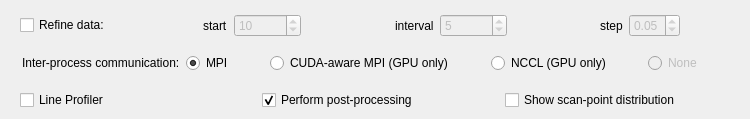
      <widget class="QWidget" name="tab_4">
       <attribute name="title">
        <string>Advanced options 2</string>
       </attribute>
       <widget class="QWidget" name="layoutWidget">
        <property name="geometry">
         <rect>
          <x>20</x>
          <y>10</y>
          <width>660</width>
          <height>31</height>
         </rect>
        </property>
        <layout class="QHBoxLayout" name="horizontalLayout_19">
         <item>
          <widget class="QCheckBox" name="ck_refine_data_flag">
           <property name="text">
            <string>Refine data:</string>
           </property>
          </widget>
         </item>
         <item>
          <spacer name="horizontalSpacer_11">
           <property name="orientation">
            <enum>Qt::Horizontal</enum>
           </property>
           <property name="sizeHint" stdset="0">
            <size>
             <width>18</width>
             <height>20</height>
            </size>
           </property>
          </spacer>
         </item>
         <item>
          <widget class="QLabel" name="label_57">
           <property name="text">
            <string>start</string>
           </property>
          </widget>
         </item>
         <item>
          <widget class="QSpinBox" name="sp_refine_data_start_it">
           <property name="enabled">
            <bool>false</bool>
           </property>
           <property name="maximum">
            <number>100000000</number>
           </property>
           <property name="value">
            <number>10</number>
           </property>
          </widget>
         </item>
         <item>
          <spacer name="horizontalSpacer_12">
           <property name="orientation">
            <enum>Qt::Horizontal</enum>
           </property>
           <property name="sizeHint" stdset="0">
            <size>
             <width>18</width>
             <height>20</height>
            </size>
           </property>
          </spacer>
         </item>
         <item>
          <widget class="QLabel" name="label_58">
           <property name="text">
            <string>interval</string>
           </property>
          </widget>
         </item>
         <item>
          <widget class="QSpinBox" name="sp_refine_data_interval">
           <property name="enabled">
            <bool>false</bool>
           </property>
           <property name="maximum">
            <number>100000000</number>
           </property>
           <property name="value">
            <number>5</number>
           </property>
          </widget>
         </item>
         <item>
          <spacer name="horizontalSpacer_13">
           <property name="orientation">
            <enum>Qt::Horizontal</enum>
           </property>
           <property name="sizeHint" stdset="0">
            <size>
             <width>18</width>
             <height>20</height>
            </size>
           </property>
          </spacer>
         </item>
         <item>
          <widget class="QLabel" name="label_59">
           <property name="text">
            <string>step</string>
           </property>
          </widget>
         </item>
         <item>
          <widget class="QDoubleSpinBox" name="sp_refine_data_step">
           <property name="enabled">
            <bool>false</bool>
           </property>
           <property name="maximum">
            <double>1.000000000000000</double>
           </property>
           <property name="singleStep">
            <double>0.050000000000000</double>
           </property>
           <property name="value">
            <double>0.050000000000000</double>
           </property>
          </widget>
         </item>
        </layout>
       </widget>
       <widget class="QWidget" name="layoutWidget">
        <property name="geometry">
         <rect>
          <x>20</x>
          <y>90</y>
          <width>721</width>
          <height>20</height>
         </rect>
        </property>
        <layout class="QHBoxLayout" name="horizontalLayout_21">
         <item>
          <widget class="QCheckBox" name="ck_profiler_flag">
           <property name="text">
            <string>Line Profiler</string>
           </property>
          </widget>
         </item>
         <item>
          <widget class="QCheckBox" name="ck_postprocessing_flag">
           <property name="text">
            <string>Perform post-processing</string>
           </property>
           <property name="checked">
            <bool>true</bool>
           </property>
          </widget>
         </item>
         <item>
          <widget class="QCheckBox" name="ck_scan_pt_flag">
           <property name="text">
            <string>Show scan-point distribution</string>
           </property>
          </widget>
         </item>
        </layout>
       </widget>
       <widget class="QWidget" name="layoutWidget">
        <property name="geometry">
         <rect>
          <x>22</x>
          <y>50</y>
          <width>680</width>
          <height>26</height>
         </rect>
        </property>
        <layout class="QHBoxLayout" name="horizontalLayout_20">
         <item>
          <widget class="QLabel" name="label_60">
           <property name="text">
            <string>Inter-process communication:</string>
           </property>
          </widget>
         </item>
         <item>
          <widget class="QRadioButton" name="rb_mpi">
           <property name="text">
            <string>MPI</string>
           </property>
           <property name="checked">
            <bool>true</bool>
           </property>
          </widget>
         </item>
         <item>
          <spacer name="horizontalSpacer_17">
           <property name="orientation">
            <enum>Qt::Horizontal</enum>
           </property>
           <property name="sizeHint" stdset="0">
            <size>
             <width>4</width>
             <height>20</height>
            </size>
           </property>
          </spacer>
         </item>
         <item>
          <widget class="QRadioButton" name="rb_cuda_mpi">
           <property name="text">
            <string>CUDA-aware MPI (GPU only)</string>
           </property>
           <property name="checked">
            <bool>false</bool>
           </property>
          </widget>
         </item>
         <item>
          <spacer name="horizontalSpacer_15">
           <property name="orientation">
            <enum>Qt::Horizontal</enum>
           </property>
           <property name="sizeHint" stdset="0">
            <size>
             <width>4</width>
             <height>20</height>
            </size>
           </property>
          </spacer>
         </item>
         <item>
          <widget class="QRadioButton" name="rb_nccl">
           <property name="enabled">
            <bool>true</bool>
           </property>
           <property name="text">
            <string>NCCL (GPU only)</string>
           </property>
           <property name="checkable">
            <bool>true</bool>
           </property>
           <property name="checked">
            <bool>false</bool>
           </property>
          </widget>
         </item>
         <item>
          <spacer name="horizontalSpacer_16">
           <property name="orientation">
            <enum>Qt::Horizontal</enum>
           </property>
           <property name="sizeHint" stdset="0">
            <size>
             <width>4</width>
             <height>20</height>
            </size>
           </property>
          </spacer>
         </item>
         <item>
          <widget class="QRadioButton" name="rb_none">
           <property name="enabled">
            <bool>false</bool>
           </property>
           <property name="text">
            <string>None</string>
           </property>
           <property name="checkable">
            <bool>true</bool>
           </property>
           <property name="checked">
            <bool>false</bool>
           </property>
          </widget>
         </item>
        </layout>
       </widget>
      </widget>
